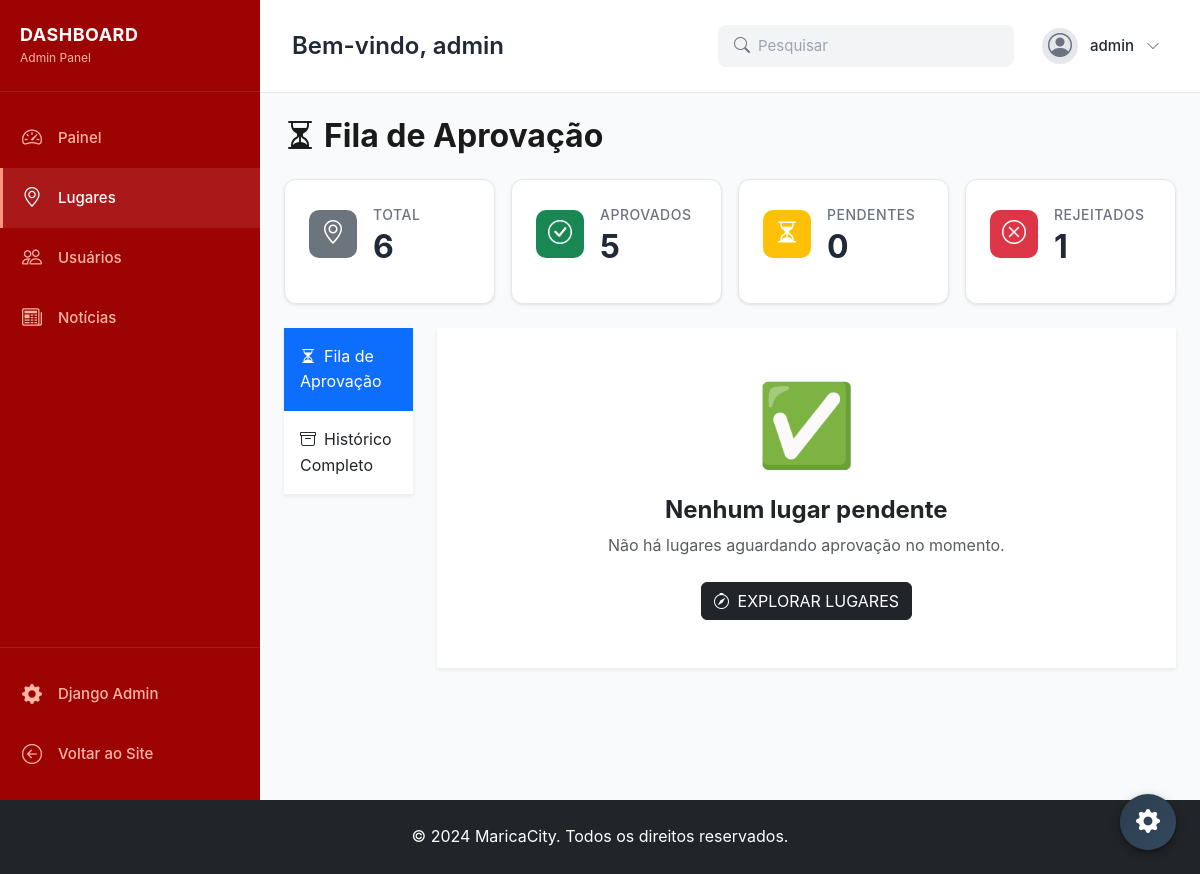
The app's page /explore/admin/backlog/?view=queue (signed in), older data.
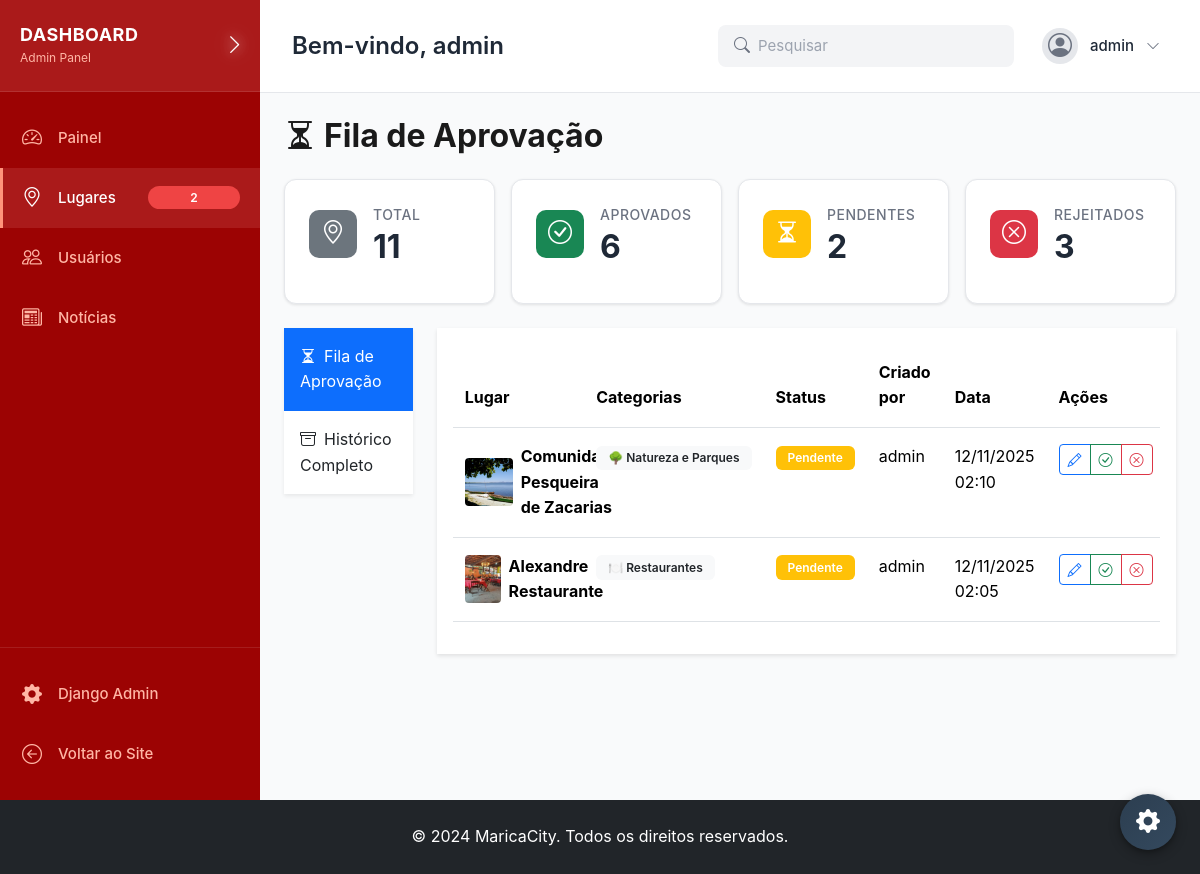
The same page, newer data.
### apps/explore/models.py (models this page shows, shortened)
class Place(models.Model):
    name = models.CharField(max_length=200, help_text="Nome do lugar")
    description = models.TextField(help_text="Descrição detalhada do lugar")
    address = models.TextField(help_text="Endereço completo do lugar")
    latitude = models.DecimalField(
        max_digits=9,
        decimal_places=6,
        null=True,
        blank=True,
        help_text="Coordenada de latitude",
    )
    longitude = models.DecimalField(
        max_digits=9,
        decimal_places=6,
        null=True,
        blank=True,
        help_text="Coordenada de longitude",
    )
    categories = models.ManyToManyField(
        Category,
        related_name="places",
        blank=True,
        help_text="Categorias às quais este lugar pertence",
    )
    created_by = models.ForeignKey(
        settings.AUTH_USER_MODEL,
        on_delete=models.CASCADE,
        related_name="places",
        help_text="Usuário que criou este lugar",
    )
    is_approved = models.BooleanField(
        default=False, help_text="Se o lugar foi aprovado pelo administrador"
    )
    is_active = models.BooleanField(
        default=True, help_text="Se o lugar está atualmente ativo"
    )
    created_at = models.DateTimeField(auto_now_add=True)
    updated_at = models.DateTimeField(auto_now=True)
    class Meta:
        ordering = ["-created_at"]
        verbose_name = "Lugar"
        verbose_name_plural = "Lugares"
        indexes = [
            models.Index(fields=["is_approved", "is_active"]),
            models.Index(fields=["-created_at"]),
        ]
    @property
    def primary_image(self):
        return self.images.filter(is_primary=True).first()

class PlaceImage(models.Model):
    place = models.ForeignKey(
        Place,
        on_delete=models.CASCADE,
        related_name="images",
        help_text="Lugar ao qual esta imagem pertence",
    )
    image = models.ImageField(
        upload_to="places/images/%Y/%m/", help_text="Imagem do lugar"
    )
    caption = models.CharField(
        max_length=200, blank=True, help_text="Legenda ou descrição da imagem"
    )
    is_primary = models.BooleanField(
        default=False, help_text="Se esta é a imagem principal/primária do lugar"
    )
    display_order = models.IntegerField(
        default=0,
        help_text="Ordem em que a imagem aparece na galeria (números menores primeiro)",
    )
    uploaded_at = models.DateTimeField(
        auto_now_add=True, help_text="Quando a imagem foi carregada"
    )
    class Meta:
        ordering = ["display_order", "-uploaded_at"]
        verbose_name = "Imagem do Lugar"
        verbose_name_plural = "Imagens do Lugar"
        indexes = [
            models.Index(fields=["place", "display_order"]),
            models.Index(fields=["place", "is_primary"]),
        ]

class Category(models.Model):
    name = models.CharField(max_length=100, unique=True, help_text="Nome da categoria")
    slug = models.SlugField(
        max_length=100, unique=True, help_text="Identificador amigável para URL"
    )
    description = models.TextField(blank=True, help_text="Descrição da categoria")
    icon = models.CharField(
        max_length=50, blank=True, help_text="Classe do ícone ou emoji para a categoria"
    )
    is_active = models.BooleanField(
        default=True, help_text="Se a categoria está atualmente ativa"
    )
    display_order = models.IntegerField(
        default=0,
        help_text="Ordem em que a categoria aparece (números menores primeiro)",
    )
    created_at = models.DateTimeField(auto_now_add=True)
    updated_at = models.DateTimeField(auto_now=True)
    class Meta:
        ordering = ["display_order", "name"]
        verbose_name = "Categoria"
        verbose_name_plural = "Categorias"
        indexes = [
            models.Index(fields=["is_active", "display_order"]),
            models.Index(fields=["slug"]),
        ]

### apps/accounts/models.py (models this page shows, shortened)
class User(AbstractUser):
    @property
    def can_moderate(self):
        return self.is_staff or self.is_superuser
    class Meta:
        ordering = ["-created_at"]
        verbose_name = "Usuário"
        verbose_name_plural = "Usuários"
    bio = models.TextField(blank=True, null=True, help_text="Biografia do usuário")
    contact_phone = models.CharField(
        max_length=20, blank=True, null=True, help_text="Número de telefone de contato"
    )
    contact_email = models.EmailField(
        blank=True,
        null=True,
        help_text="E-mail de contato público (diferente do e-mail de login)",
    )
    contact_website = models.URLField(
        blank=True, null=True, help_text="Website ou URL de rede social"
    )
    created_at = models.DateTimeField(auto_now_add=True)
    updated_at = models.DateTimeField(auto_now=True)

### apps/explore/views.py (the view, shortened to what this page needs)
# urls.py: path("admin/backlog/", views.backlog_view, name="backlog"),
@login_required
def backlog_view(request):
    if not request.user.can_moderate:
        messages.error(request, "Você não tem permissão para acessar esta página.")
        return redirect("explore:explore")
    view_mode = request.GET.get("view", "history")
    status_filter = request.GET.get("status", "all")
    category_filter = request.GET.get("category", "all")
    sort_by = request.GET.get("sort", "-created_at")
    places = Place.objects.select_related("created_by").prefetch_related(
        "images", "categories"
    )
    if view_mode == "queue":
        places = places.filter(is_approved=False, is_active=True)
    if category_filter != "all":
        places = places.filter(categories__slug=category_filter)
    valid_sorts = {
        "-created_at": "-created_at",
        "created_at": "created_at",
        "name": "name",
        "-name": "-name",
    }
    sort_order = valid_sorts.get(sort_by, "-created_at")
    places = places.order_by(sort_order).distinct()
    categories = Category.objects.filter(is_active=True).order_by("name")
    total_count = Place.objects.count()
    approved_count = Place.objects.filter(is_approved=True, is_active=True).count()
    pending_count = Place.objects.filter(is_approved=False, is_active=True).count()
    rejected_count = Place.objects.filter(is_active=False).count()
    context = {
        "places": places,
        "categories": categories,
        "status_filter": status_filter,
        "category_filter": category_filter,
        "current_sort": sort_by,
        "total_count": total_count,
        "approved_count": approved_count,
        "pending_count": pending_count,
        "rejected_count": rejected_count,
        "view_mode": view_mode,
    }
    return render(request, "explore/admin/backlog.html", context)

### apps/core/context_processors.py (called while the page is built)
def google_oauth(request):
    return {
        "GOOGLE_OAUTH_CLIENT_ID": settings.GOOGLE_OAUTH_CLIENT_ID,
    }

def admin_stats(request):
    if request.user.is_authenticated and request.user.can_moderate:
        from apps.explore.models import Place
        from apps.news.models import News
        return {
            "pending_places": Place.objects.filter(
                is_approved=False, is_active=True
            ).count(),
            "draft_news": News.objects.filter(status=News.DRAFT).count(),
        }
    return {"pending_places": 0, "draft_news": 0}

### templates/explore/admin/backlog.html (shortened to what the changed rows need)
{% extends 'base.html' %}
{% load static %}
{% block extra_css %}
<link rel="stylesheet" href="{% static 'css/components/admin_sidebar.css' %}">
<link rel="stylesheet" href="{% static 'css/components/admin_topbar.css' %}">
<link rel="stylesheet" href="{% static 'css/pages/admin.css' %}">
{% endblock %}
{% block content %}
<div class="admin-container">
  {% include 'includes/admin_sidebar.html' %}
  <div class="admin-main-content">
    {% include 'includes/admin_topbar.html' %}
    <div class="admin-content-wrapper">
      <div class="container-fluid px-4 py-4">
    <div class="d-flex justify-content-between align-items-center mb-4">
      <h1 class="admin-title">
        {% if view_mode == 'queue' %}
        <i class="bi bi-hourglass-split me-2"></i>Fila de Aprovação
        {% else %}
        <i class="bi bi-archive me-2"></i>Histórico de Lugares
        {% endif %}
      </h1>
    </div>
    <div class="row g-3 mb-4">
      <div class="col-6 col-md-3">
        <div class="stat-card-enhanced">
          <div class="stat-header">
            <div class="stat-info">
              <div class="stat-label-enhanced">Total</div>
              <div class="stat-value-enhanced">{{ total_count }}</div>
            </div>
          </div>
        </div>
      </div>
      <div class="col-6 col-md-3">
        <div class="stat-card-enhanced">
          <div class="stat-header">
            <div class="stat-info">
              <div class="stat-label-enhanced">Aprovados</div>
              <div class="stat-value-enhanced">{{ approved_count }}</div>
            </div>
          </div>
        </div>
      </div>
      <div class="col-6 col-md-3">
        <div class="stat-card-enhanced">
          <div class="stat-header">
            <div class="stat-info">
              <div class="stat-label-enhanced">Pendentes</div>
              <div class="stat-value-enhanced">{{ pending_count }}</div>
            </div>
          </div>
        </div>
      </div>
      <div class="col-6 col-md-3">
        <div class="stat-card-enhanced">
          <div class="stat-header">
            <div class="stat-info">
              <div class="stat-label-enhanced">Rejeitados</div>
              <div class="stat-value-enhanced">{{ rejected_count }}</div>
            </div>
          </div>
        </div>
      </div>
    </div>
    <div class="row">
    <div class="col-md-9 col-lg-10">
  {% if places %}
  <div class="card">
    <div class="card-body">
      <div class="table-responsive">
        <table class="table table-hover">
          <thead>
            <tr>
              <th>Lugar</th>
              <th>Categorias</th>
              <th>Status</th>
              <th>Criado por</th>
              <th>Data</th>
              <th>Ações</th>
            </tr>
          </thead>
          <tbody>
            {% for place in places %}
            <tr class="clickable-row" data-href="{% url 'explore:place_detail' place.pk %}" style="cursor: pointer;">
              <td>
                <div class="d-flex align-items-center">
                  {% if place.primary_image %}
                  <img src="{{ place.primary_image.image.url }}" alt="{{ place.name }}"
                       class="me-2" style="width: 48px; height: 48px; object-fit: cover; border-radius: 4px;">
                  {% else %}
                  <div class="bg-dark text-white d-flex align-items-center justify-content-center me-2"
                       style="width: 48px; height: 48px; border-radius: 4px;">
                    <span class="fw-bold">{{ place.name|first }}</span>
                  </div>
                  {% endif %}
                  <strong>{{ place.name }}</strong>
                </div>
              </td>
              <td>
                {% if place.categories.exists %}
                  {% for category in place.categories.all|slice:":2" %}
                    <span class="badge bg-light text-dark">
                      {% if category.icon %}{{ category.icon }}{% endif %} {{ category.name }}
                    </span>
                  {% endfor %}
                {% else %}
                  <span class="text-muted">-</span>
                {% endif %}
              </td>
              <td>
                {% if place.is_approved and place.is_active %}
                <span class="badge bg-success">Aprovado</span>
                {% elif not place.is_active %}
                <span class="badge bg-danger">Rejeitado</span>
                {% else %}
                <span class="badge bg-warning">Pendente</span>
                {% endif %}
              </td>
              <td>{{ place.created_by.username }}</td>
              <td>{{ place.created_at|date:"d/m/Y H:i" }}</td>
              <td onclick="event.stopPropagation();">
                <div class="btn-group btn-group-sm">
                  <a href="{% url 'explore:place_edit' place.pk %}" class="btn btn-outline-primary"
                     title="Editar">
                    <i class="bi bi-pencil"></i>
                  </a>
                  {% if not place.is_approved and place.is_active %}
                  <a href="{% url 'explore:approve_place' place.pk %}" class="btn btn-outline-success"
                     title="Aprovar" onclick="event.preventDefault(); this.nextElementSibling.submit();">
                    <i class="bi bi-check-circle"></i>
                  </a>
                  {% endif %}
                  <button type="button" class="btn btn-outline-danger"
                     title="Remover"
                     onclick="openRemoveModal({{ place.pk }}, '{{ place.name|escapejs }}')">
                    <i class="bi bi-x-circle"></i>
                  </button>
                </div>
              </td>
            </tr>
            {% endfor %}
          </tbody>
        </table>
      </div>
    </div>
  </div>
  {% else %}
  <div class="card border-2 shadow-sm">
    <div class="card-body text-center py-5">
      {% if view_mode == 'queue' %}
      <div class="display-1 mb-4">✅</div>
      <h2 class="h4 fw-bold mb-2">Nenhum lugar pendente</h2>
      <p class="text-muted mb-4">Não há lugares aguardando aprovação no momento.</p>
      <a href="{% url 'explore:explore' %}" class="btn btn-dark text-uppercase">
        <i class="bi bi-compass me-2"></i>Explorar Lugares
      </a>
      {% endif %}
    </div>
  </div>
  {% endif %}
    </div>
  </div>
      </div>
    </div>
  </div>
</div>
{% endblock %}

Row changes from the older to the newer data that the page shows:
added Place: primary_image.image (picture), name "Comunidade Pesqueira de Zacarias", is_approved "Pendente", created_by.username "admin", created_at "12/11/2025 02:10"
now on this page (row unchanged): Category: icon "🌳", name "Natureza e Parques", shown under "Comunidade Pesqueira de Zacarias"
added Place: primary_image.image (picture), name "Alexandre Restaurante", is_approved "Pendente", created_by.username "admin", created_at "12/11/2025 02:05"
now on this page (row unchanged): Category: icon "🍽️", name "Restaurantes", shown under "Alexandre Restaurante"
Text that changed along with them:
{{ pending_places }}: (not shown) → "2"
{{ total_count }}: "6" → "11"
{{ approved_count }}: "5" → "6"
{{ pending_count }}: "0" → "2"
{{ rejected_count }}: "1" → "3"
text no longer shown: "✅ Nenhum lugar pendente Não há lugares aguardando aprovação no momento. EXPLORAR LUGARES"
text now shown: "Lugar Categorias Status Criado por Data Ações"
